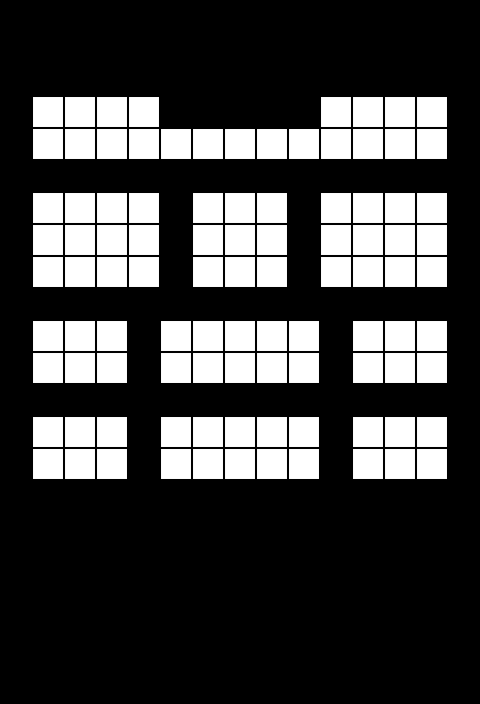

A 2D game scene composited from a Tiled map and its tileset images. What follows is a short description and the map's XML, with each tile layer's data collapsed to a summary:
An orthogonal 15x22 tile map with 32x32 px tiles, 1 tile layer (layer).

<map version="1.0" orientation="orthogonal" renderorder="right-down" width="15" height="22" tilewidth="32" tileheight="32" nextobjectid="1">
 <tileset firstgid="1" name="tile" tilewidth="32" tileheight="32">
  <image source="tile.png" width="32" height="32" />
 </tileset>
 <layer name="layer" width="15" height="22">
  <data>[330 cells, 98 non-empty, 1 distinct tile ids]</data>
 </layer>
</map>
